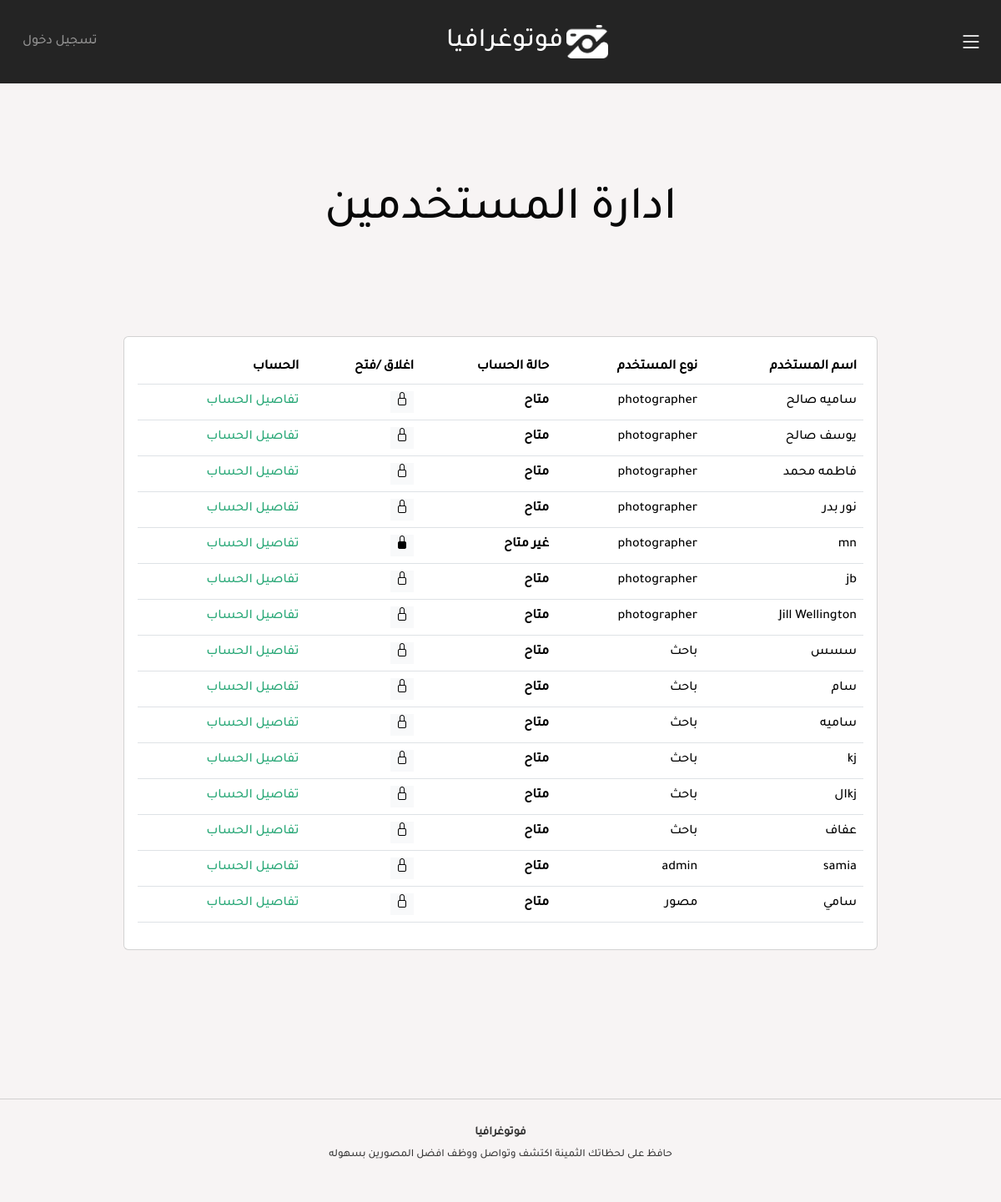
The page /users.php on the database its author committed.
### tables this page shows
CREATE TABLE `users` (
  `id` int NOT NULL,
  `username` varchar(500) NOT NULL,
  `email` varchar(500) NOT NULL,
  `password` varchar(500) NOT NULL,
  `avatar` varchar(500) DEFAULT NULL,
  `cover` varchar(500) DEFAULT NULL,
  `bio` varchar(500) DEFAULT NULL,
  `role` enum('admin','photographer','seeker','مصور','باحث') NOT NULL,
  `address` varchar(500) NOT NULL,
  `is_locked` tinyint(1) NOT NULL,
  `facebook` varchar(500) DEFAULT NULL,
  `instagram` varchar(500) DEFAULT NULL,
  `whatsapp` varchar(500) DEFAULT NULL
);

### users.php (the view, shortened to what this page needs)
<?php
require_once('config.php');
$users=$conn->query("select * from users");
?>
<!DOCTYPE html>
<html lang="en">
<head>
    <link href="assets/vendor/fontawesome-free-6.4.2-web/css/fontawesome.css" rel="stylesheet">
    <link href="assets/vendor/fontawesome-free-6.4.2-web/css/brands.css" rel="stylesheet">
    <link href="assets/vendor/fontawesome-free-6.4.2-web/css/solid.css" rel="stylesheet">
  <link href="assets/vendor/bootstrap/css/bootstrap.min.css" rel="stylesheet">
  <link href="assets/vendor/bootstrap-icons/bootstrap-icons.css" rel="stylesheet">
  <link href="assets/vendor/swiper/swiper-bundle.min.css" rel="stylesheet">
  <link href="assets/vendor/glightbox/css/glightbox.min.css" rel="stylesheet">
  <link href="assets/vendor/aos/aos.css" rel="stylesheet">
  <link href="assets/css/users.css" rel="stylesheet">
</head>
<body>
  <header id="header" class="header d-flex align-items-center fixed-top" >
  <div class="container-fluid d-flex align-items-center justify-content-between">
    <div class="header-social-links">
    <?php
        if(isset($_SESSION['username'])){
          ?>
          <a href="profile.php?username=<?=$_SESSION['username']?>"><i class="fa fa-user"></i></a>
       <?php }
        else{?>
                <a href="login.php">تسجيل دخول </a>
      <?php  }
        ?>
    </div>
    <a href="index.html" class="logo d-flex align-items-center  me-auto me-lg-0">
      <h1 class="me-1">فوتوغرافيا</h1>
      <img src="assets/img/whitelogo.png" class="bi bi-camera">
    </a>
    <i class="mobile-nav-toggle mobile-nav-show bi bi-list"></i>
  </div>
</header>
  <main id="main" data-aos="fade" data-aos-delay="1500">
    <div class="page-header d-flex align-items-center">
      <div class="container position-relative">
        <div class="row d-flex justify-content-center">
          <div class="col-lg-6 text-center">
            <h2>   ادارة المستخدمين</h2>
          </div>
        </div>
      </div>
    </div>
    <div class="card m-5" dir="rtl">
      <div class="card-body">
        <table class="table table-hover table-user">
          <thead>
            <tr>
              <th scope="col">اسم المستخدم</th>
              <th scope="col">نوع المستخدم </th>
              <th scope="col">حالة الحساب</th>
              <th scope="col">اغلاق /فتح </th>
              <th scope="col">الحساب</th>
            </tr>
          </thead>
          <tbody>
            <?php
            foreach($users as $user){?>
            <tr>
              <td> <?=$user['username']?></td>
              <td><?=$user['role']?> </td>
              <th><?php
              if($user['is_locked']==0){
                echo 'متاح';
              }else{
                echo 'غير متاح ';
              }
              ?>
              </th>
              <td>
              <?php
              if($user['is_locked']==0){?>
               <form method="post">
               <button name="lock" type="submit" class="lock  border-0 bg-light"> <span class="bi bi-lock" id="iviwe" ></span></button>
               </form>
              <?php }else{?>
                <form method="post">
                <button name="unlock" type="submit" class="lock border-0 bg-light"> <span class="bi bi-lock-fill"  ></span></button>
                </form>
              <?php }
              ?>
               </td>
               <td><a href="profile.php?username=<?=$user['username']?>" > تفاصيل الحساب</a></td>
            </tr>
           <?php }?>
          </tbody>
        </table>
      </div>
    </div>
  </main>
<footer id="footer" class="footer">
  <div class="container">
    <div class="copyright">
       <strong><span>فوتوغرافيا</span></strong>
    </div>
    <div class="credits">
    <p>حافظ على لحظاتك الثمينة اكتشف وتواصل ووظف افضل المصورين بسهوله</p>   </div>
  </div>
</footer>
</body>
</html>

### assets/css/users.css (style rules this page uses)
:root { --font-default:Tajawal; --font-primary: Tajawal; --font-secondary: Tajawal; }
:root { --color-default: #fafafa; --color-primary: #27a776; --color-secondary: #161718; }
:root { scroll-behavior: smooth; }
body { font-family: var(--font-default); color: var(--color-secondary); background-color: #f7f4f4; }
#main { padding: 100px; }
a { color: var(--color-primary); text-decoration: none; }
h1, h2, h3, h4, h5, h6 { font-family: var(--font-primary); }
.lock { background-color: #00000000; }
.page-header { padding: 120px 0 60px 0; min-height: 30vh; position: relative; }
.page-header h2 { font-size: 56px; font-weight: 500; color: #080808; font-family: var(--font-secondary); }
.header { transition: all 0.5s; z-index: 997; padding: 30px 0; background-color: #000000da; }
.header .logo { transition: 0.3s; }
.header .logo img { max-height: 40px; margin-right: 8px; }
.header .logo h1 { font-size: 32px; margin: 0; font-weight: 400; color: #fff; font-family: var(--font-secondary); }
.header .header-social-links { padding-right: 15px; }
.header .header-social-links a { color: rgba(255, 255, 255, 0.5); padding-left: 15px; display: inline-block; line-height: 0px; transition: 0.3s; font-size: 16px; }
@media (max-width: 1279px) { .mobile-nav-show { color: #fff; font-size: 28px; cursor: pointer; line-height: 0; transition: 0.5s; z-index: 9999; margin: 0 10px 0 10px; } }
.footer { margin-top: 30px; padding: 30px 0; font-size: 14px; border-top: 1px solid rgba(5, 5, 5, 0.15); }
.footer .copyright { text-align: center; color: rgba(8, 8, 8, 0.8); }
.footer .credits { padding-top: 6px; text-align: center; font-size: 13px; color: rgba(10, 10, 10, 0.8); }

### rows shown on the page
users: username "ساميه صالح", role "photographer", is_locked "متاح"
users: username "يوسف صالح", role "photographer", is_locked "متاح"
users: username "فاطمه محمد", role "photographer", is_locked "متاح"
users: username "نور بدر", role "photographer", is_locked "متاح"
users: username "mn", role "photographer", is_locked "غير متاح"
users: username "jb", role "photographer", is_locked "متاح"
users: username "Jill Wellington", role "photographer", is_locked "متاح"
users: username "سسس", role "باحث", is_locked "متاح"
users: username "سام", role "باحث", is_locked "متاح"
users: username "ساميه", role "باحث", is_locked "متاح"
users: username "kj", role "باحث", is_locked "متاح"
users: username "kjال", role "باحث", is_locked "متاح"
users: username "عفاف", role "باحث", is_locked "متاح"
users: username "samia", role "admin", is_locked "متاح"
users: username "سامي", role "مصور", is_locked "متاح"
